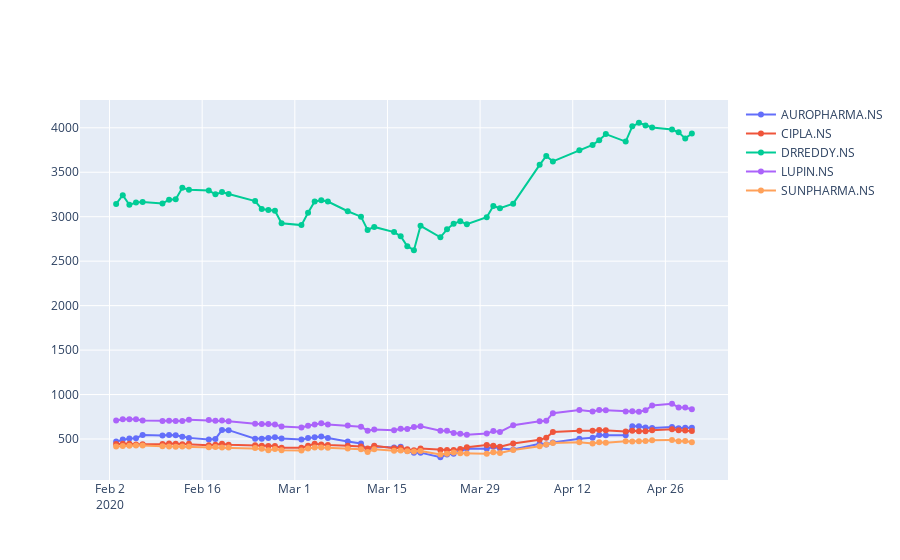

The notebook cell saved with this chart:
### Code cell
#plotting the impact of covid19 on stocks prices of companies in PHARMA industry
plot_s(stock['AUROPHARMA.NS'], stock['CIPLA.NS'], stock['DRREDDY.NS'], stock['LUPIN.NS'], stock['SUNPHARMA.NS'])
pharma = df_s(stock['AUROPHARMA.NS'], stock['CIPLA.NS'], stock['DRREDDY.NS'], stock['LUPIN.NS'], stock['SUNPHARMA.NS'])
pharma
